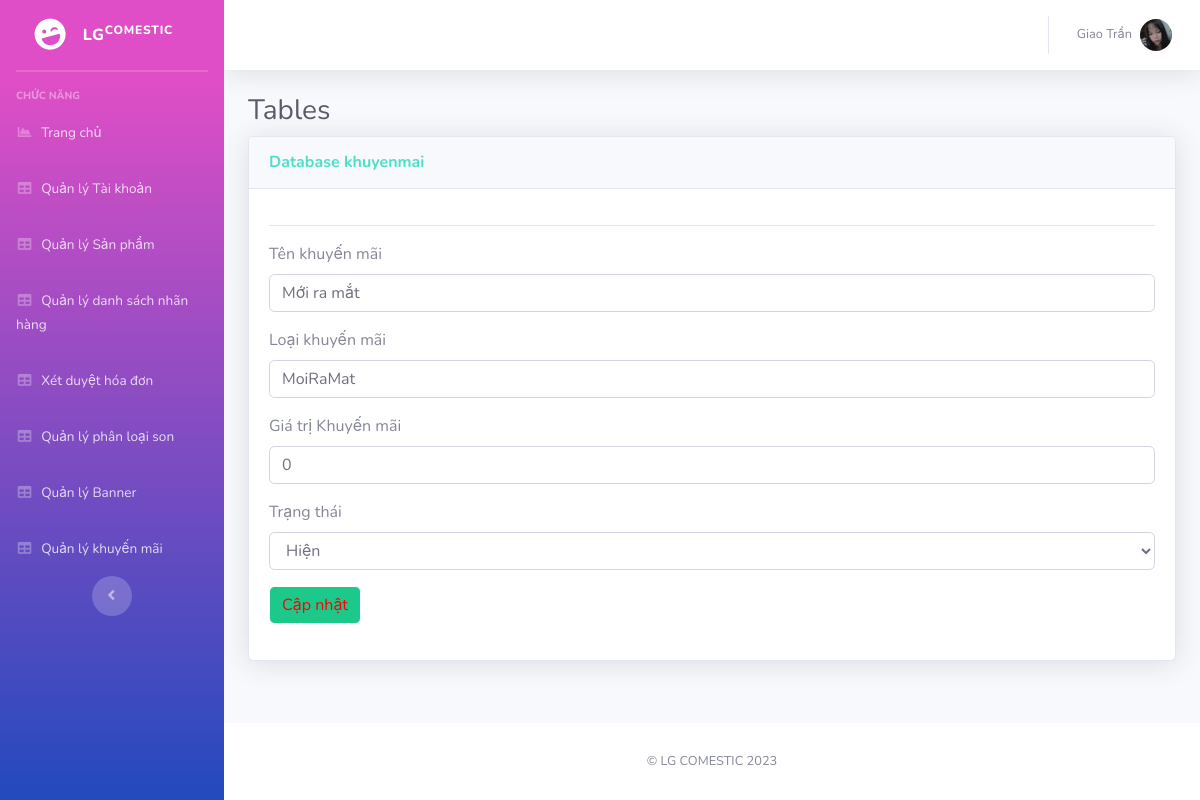
The app's page /Admin/index.php?mod=khuyenmai&act=edit&id=5 (signed in) with its own data.
### tables this page shows
CREATE TABLE `khuyenmai` (
  `MaKM` int(11) NOT NULL,
  `TenKM` varchar(100) NOT NULL,
  `LoaiKM` varchar(20) NOT NULL,
  `GiaTriKM` float(11,0) NOT NULL,
  `NgayBD` datetime NOT NULL,
  `TrangThai` int(11) NOT NULL
);

### Admin/MVC/controllers/KhuyenmaiController.php (called while the page is built, shortened)
<?php
class KhuyenmaiController
{
	var $khuyenmai_model;
	function __construct()
	{
		$this->khuyenmai_model = new khuyenmai();
	}
	public function edit()
	{
		$id = isset($_GET['id']) ? $_GET['id'] : 5;
		$data = $this->khuyenmai_model ->find($id);
		require_once("MVC/Views/Admin/index.php");
	}
}

### Admin/MVC/Models/connection.php (called while the page is built, shortened)
<?php
    class Connection{
        function __construct()
        {
            $severname ="localhost";
            $username ="root";
            $password ="";
            $db_name ="shopmypham";
            $this->conn = new mysqli($severname,$username,$password,$db_name);
        }
    }
?>

### Admin/MVC/Models/model.php (called while the page is built, shortened)
<?php
require_once("connection.php");
class Model
{
    var $conn;
    var $table;
    var $contens;
    function __construct()
    {
        $conn_obj = new Connection();
        $this->conn = $conn_obj->conn;
    }
    function find($id)
    {
        $query = "select * from $this->table where $this->contens =$id";
        return $this->conn->query($query)->fetch_assoc();
    }
}

### Admin/MVC/Views/khuyenmai/edit.php (the view, shortened to what this page needs)
<hr>
<table class="table table-bordered" id="dataTable" width="100%" cellspacing="0">
    <form action="?mod=khuyenmai&act=update" method="POST" role="form" enctype="multipart/form-data">
        <div class="form-group">
            <label for="">Tên khuyến mãi</label>
            <input type="text" class="form-control" id="" placeholder="" name="TenKM" value="<?= $data['TenKM'] ?>">
        </div>
        <div class="form-group">
            <label for="">Loại khuyến mãi</label>
            <input type="text" class="form-control" id="" placeholder="" name="LoaiKM" value="<?= $data['LoaiKM'] ?>">
        </div>
        <div class="form-group">
            <label for="">Giá trị Khuyến mãi</label>
            <input type="text" class="form-control" id="" placeholder="" name="GiaTriKM" value="<?= $data['GiaTriKM'] ?>">
        </div>
        <div class="form-group">
               <label for="">Trạng thái</label>
               <select id="" name="TrangThai" class="form-control">
                    <option <?= ($data['TrangThai'] == '1')?'selected':''?> value="1"> Hiện</option>
               </select>
           </div>
        <button type="submit" class="btn btn-primary">Cập nhật</button>
    </form>
</table>

### records on screen
khuyenmai: TenKM "Mới ra mắt", LoaiKM "MoiRaMat", GiaTriKM "0", TrangThai "Hiện"

### other values on screen
$_SESSION['login']['TaiKhoan'] "Giao Trần"
$mod "khuyenmai"
